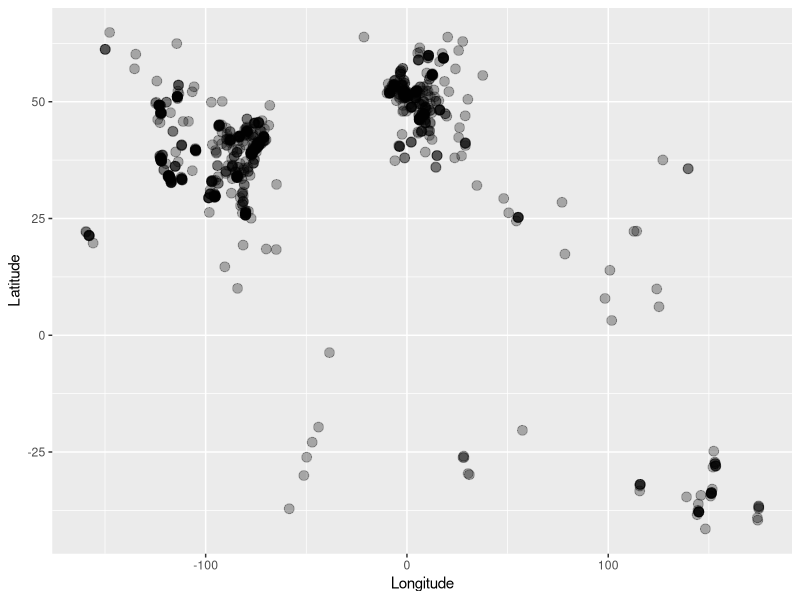
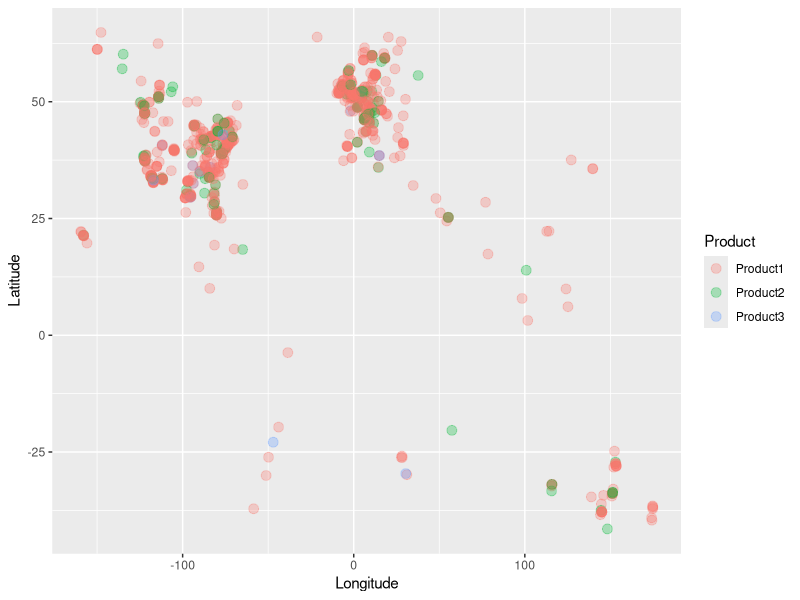
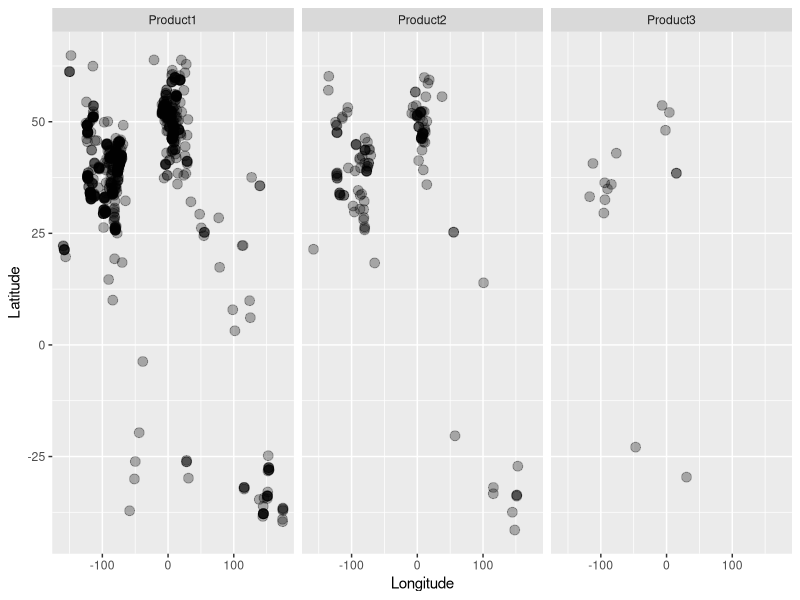
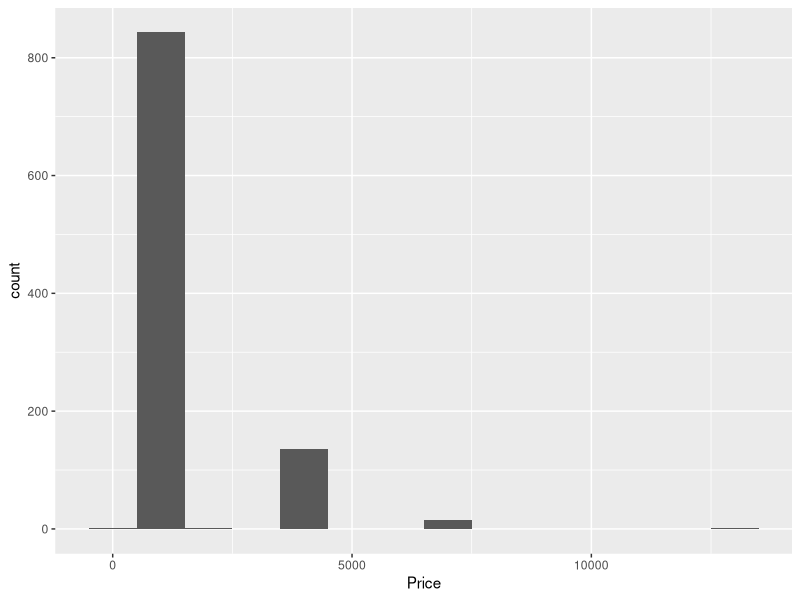
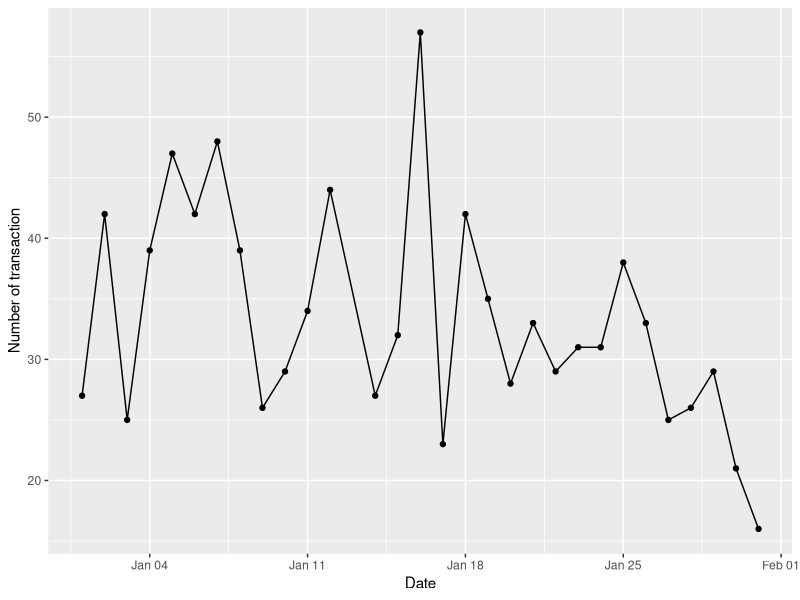
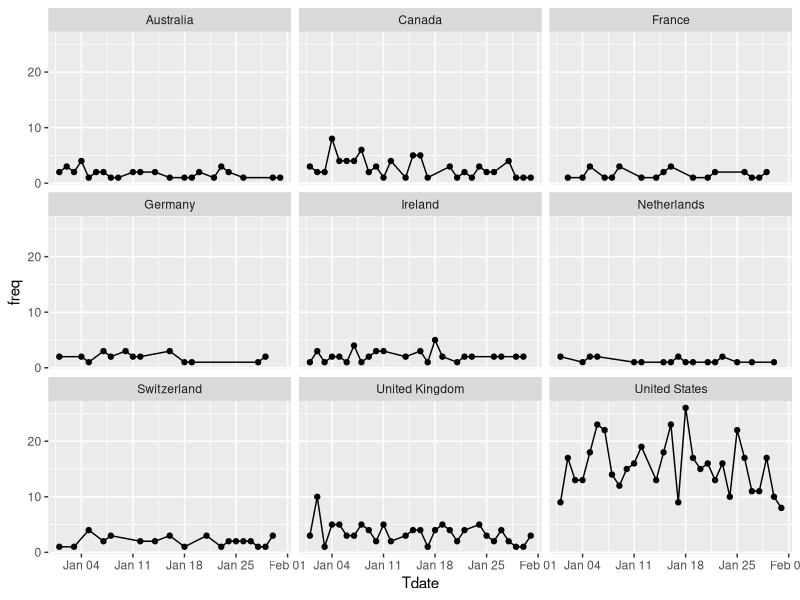
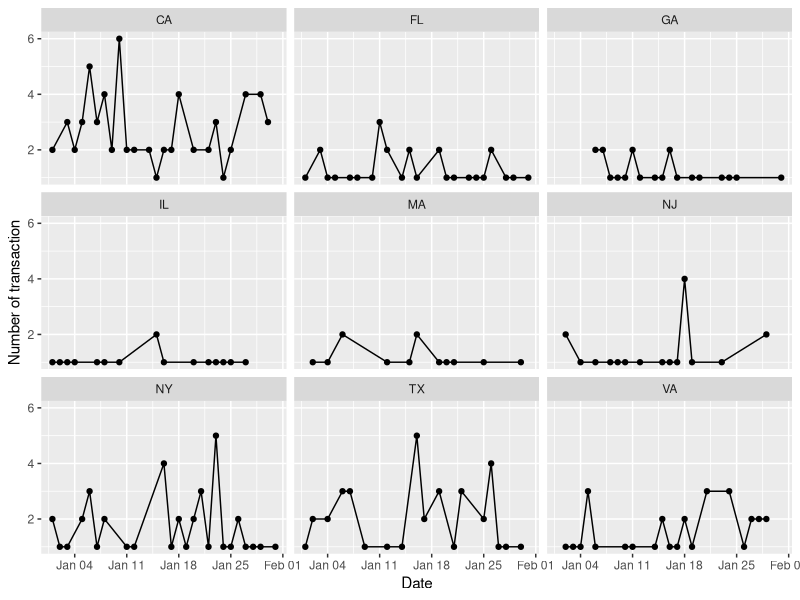
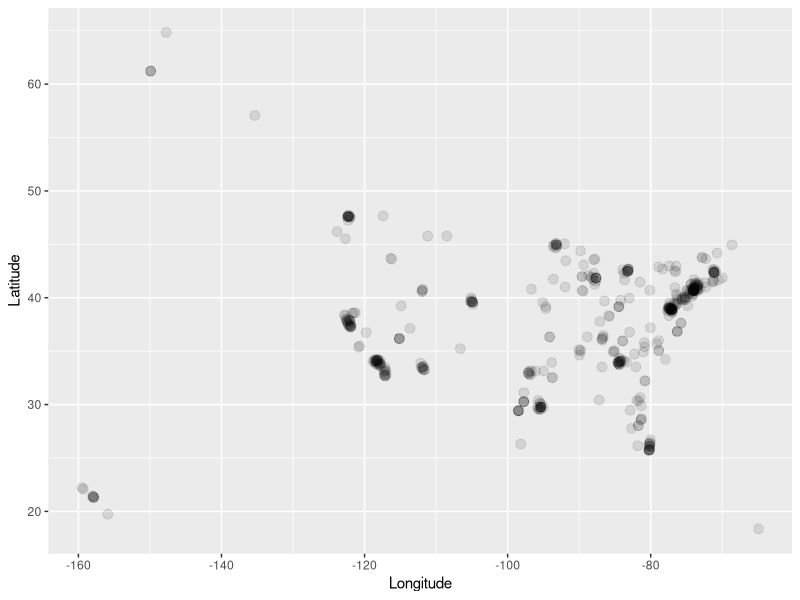

The R source for these figures, in order:
setwd("C://Users//Bangda//Desktop//project-where to open store")
saledata = read.csv("sale data.csv", header = TRUE, as.is = TRUE)
head(saledata)
summary(saledata)

######################################
#### Data cleaning and processing ####
######################################
## We checked that there only 3 kinds of products, however
## table() function return 4 elements. We can verify that 
## one of the "Product3" has one more space ("Product3 ")
## It should be considered as "Product3"
table(saledata$Product)
saledata$Product[which(saledata$Product == "Product3 ")] = "Product3"
saledata$Product = factor(saledata$Product)

## Convert price from character into numeric
typeof(saledata$Price)
table(saledata$Price)
saledata$Price = as.numeric(saledata$Price)

## set recored of price equal to 13000 (become NA)
sum(is.na(saledata$Price))
narow = is.na(saledata$Price)
saledata$Price[narow] = 13000

# Get the frequency of product
library(plyr)
freqOfProduct = function(data) {
  freqTable = table(data$Product)
  return(freqTable)
}

# Get the frequency of product for each country use freqOfProduct
freqTable = ddply(saledata, .(Country), freqOfProduct)

# Split the date and time of transaction
colnames(saledata)[1] = "Transaction_date"
dateinfo = unlist(strsplit(saledata$Transaction_date, " "))
dateinfo = matrix(dateinfo, byrow = TRUE, ncol = 2)
saledata$Tdate = dateinfo[, 1]
saledata$Ttime = dateinfo[, 2]

#######################
#### Visualization ####
#######################
# Visualize the location
library(ggplot2)

## Concentration of sales
ggplot(data = saledata) +
  geom_point(mapping = aes(x = Longitude, y = Latitude), alpha = .3, size = 3)

## Different products
ggplot(data = saledata) +
  geom_point(mapping = aes(x = Longitude, y = Latitude, color = Product), alpha = .3, size = 3)

ggplot(data = saledata) + 
  geom_point(mapping = aes(x = Longitude, y = Latitude), alpha = .3, size = 3) + 
  facet_wrap(~ Product, nrow = 1)

# Distribution of price
ggplot(data = saledata, aes(Price)) + 
  geom_histogram(aes(y = ..count.. ), binwidth = 1000)

# Count the number of transaction of each day
tranDateCount = function(data) {
  sumTran = count(data$Tdate)
  return(sumTran)
}

dailyCount = ddply(saledata, .(Tdate), tranDateCount)
dailyCount$Tdate = as.Date(dailyCount$Tdate, format = '%m/%d/%Y')

ggplot(dailyCount, aes(Tdate, freq)) +
  geom_point() + 
  geom_line() + 
  labs(x = "Date", y = "Number of transaction")

# Count the number of transaction of each day by country
table(saledata$Country)
top9Country = sort(table(saledata$Country), decreasing = TRUE)[1:9]
top9Country

dailyCountByCountry = ddply(saledata, .(Tdate, Country), tranDateCount)
dailyCountByCountry$Tdate = as.Date(dailyCountByCountry$Tdate, format = '%m/%d/%Y')

ggplot(dailyCountByCountry[dailyCountByCountry$Country%in%names(top9Country), ], aes(Tdate, freq)) +
  geom_point() + 
  geom_line() + 
  facet_wrap(~ Country, nrow = 3, ncol = 3)
  labs(x = "Date", y = "Number of transaction")

# Count the number of transaction of each day by different states in US
USdata = saledata[saledata$Country == "United States", ]
dailyCountByStates = ddply(USdata, .(Tdate, State), tranDateCount)
dailyCountByStates$Tdate = as.Date(dailyCountByStates$Tdate, format = '%m/%d/%Y')
top9States = sort(table(dailyCountByStates$State), decreasing = TRUE)[1:9]

ggplot(dailyCountByStates[dailyCountByStates$State%in%names(top9States), ], aes(Tdate, freq)) +
  geom_point() + 
  geom_line() +
  facet_wrap(~ State, nrow = 3, ncol = 3) + 
  labs(x = "Date", y = "Number of transaction")

# Visualize location in US
ggplot(USdata) + 
  geom_point(mapping = aes(x = Longitude, y = Latitude), alpha = .1, size = 3)
# Only consider mainland
USdata = USdata[!USdata$State%in%c("AK", "HI", "VI"), ]

library(maps)
all_states = map_data("state")
p = ggplot() + 
  geom_polygon(data = all_states, aes(x = long, y = lat, group = group), 
               color = "white", fill = "lightblue")
p1 = p + geom_point(data = USdata, mapping = aes(x = Longitude, y = Latitude, color = State), size = 3)
p1
p2 = p + geom_point(data = USdata, mapping = aes(x = Longitude, y = Latitude), 
               alpha = .1, size = 4, color = "black")
p2

# Consider the amount of money

# Consider transaction time in one day (24h)
library(chron)
USdata$Ttime = times(paste(USdata$Ttime, "00", sep = ":"))
USdata$Th = hours(USdata$Ttime) + minutes(USdata$Ttime) / 60

ggplot(USdata[USdata$State%in%names(top9States), ], aes(Th)) + 
  geom_histogram(binwidth = .5) + 
  facet_wrap(~ State, nrow = 3, ncol = 3) +
  labs(x = "Time in 24 hours", y = "Frequency")
